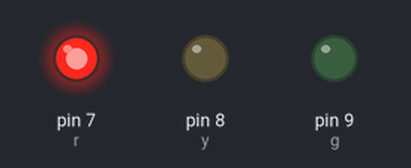
The sketch below on a simulated Arduino Uno, built with avr-gcc and run on an emulated ATmega328P. Parts: output pins drawn as LEDs (lit = HIGH). At 6.0 s the program stops and its outputs stay as they are.

Above: at 0.1 s.
At 2.1 s:
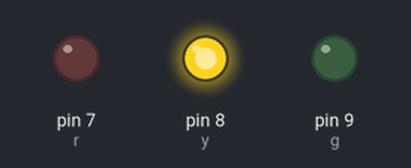
At 4.1 s:
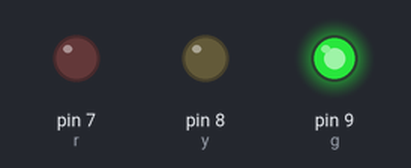
At 5.1 s:
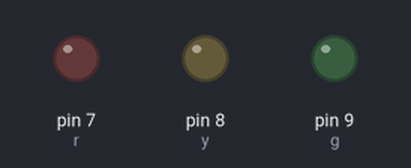
Timing chart, 0 to 6.6 s (numbered marks = the images above):
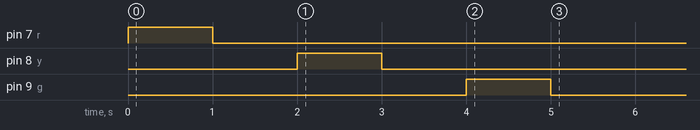

The sketch:

signal.ino
```cpp
/*LED_signal*/
int r=7;
int y=8;
int g=9;
void setup()
{
  pinMode(r,OUTPUT);
  pinMode(y,OUTPUT);
  pinMode(g,OUTPUT);

}
void loop()
{
digitalWrite(r,HIGH);
delay(1000);
digitalWrite(r,LOW);
delay(1000);
digitalWrite(y,HIGH);
delay(1000);
digitalWrite(y,LOW);
delay(1000);
digitalWrite(g,HIGH);
delay(1000);
digitalWrite(g,LOW);
delay(1000);
exit(2);
}
```

Measured:
- by itself, pin 7 (r): LOW → HIGH at 0.00 s, → LOW 1.0 s later
- by itself, pin 8 (y): LOW → HIGH at 2.0 s, → LOW 1.0 s later
- by itself, pin 9 (g): LOW → HIGH at 4.0 s, → LOW 1.0 s later
